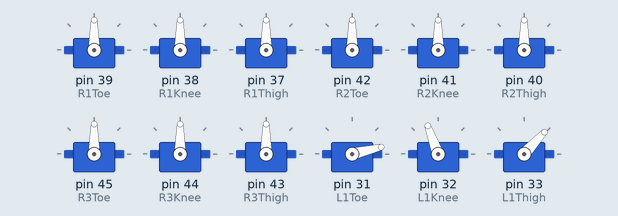
The sketch below on a simulated Arduino Mega 2560, built with avr-gcc and run on an emulated ATmega2560. Shown: 12 × servo.

Above: at 0.31 s.
At 0.7 s:
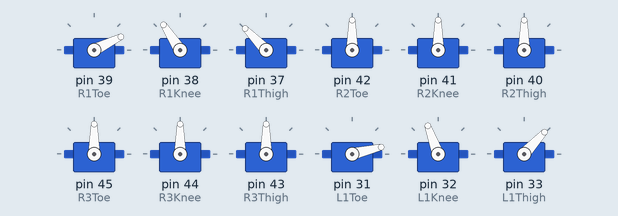
At 8.03 s:
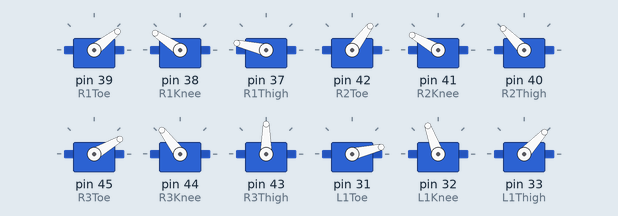
At 16.3 s:
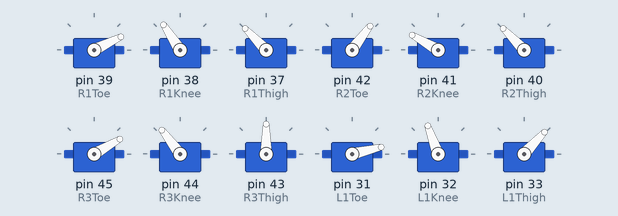
At 25.77 s:
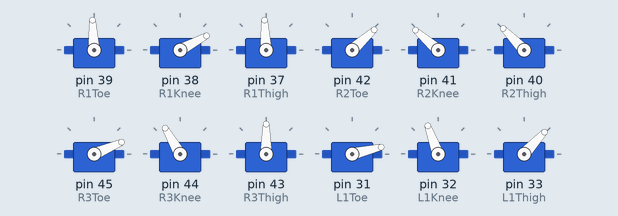
At 37.9 s:
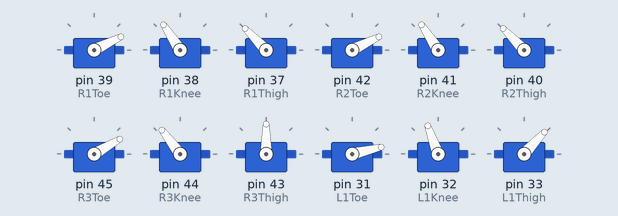
Timing chart, 0 to 40.0 s (numbered marks = the images above):
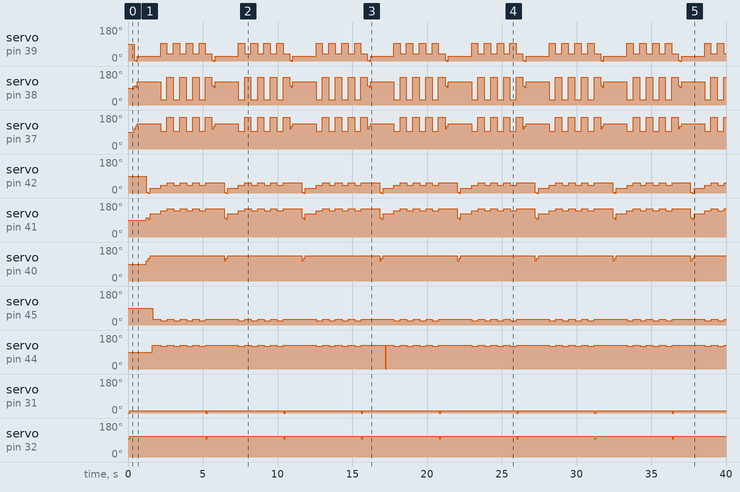

Measured:
- by itself, servo on pin 40 (R2Thigh): repeats every 5.2 s: 120° 0.12 s, 134° 5.0 s, 106° 0.12 s
- by itself, servo on pin 45 (R3Toe): repeats every 5.2 s: 2 × (23° 0.43 s, 30° 0.44 s), 23° 0.42 s, 30° 0.42 s, 23° 0.44 s, 30° 2.2 s
- by itself, servo on pin 31 (L1Toe): alternates 13° for 5.1 s and 0° for 0.11 s
- by itself, servo on pin 32 (L1Knee): alternates 110° for 5.1 s and 96° for 0.11 s
- by itself, servo on pin 33 (L1Thigh): repeats every 5.2 s: 47° 5.0 s, 77° 0.11 s, 62° 0.10 s
- by itself, servo on pin 44 (R3Knee): 90° → 127° at 1.6 s, → 120° 0.55 s later, → 127° 0.43 s later, → 120° 0.44 s later, … (63 changes in this stretch)
- by itself, servo on pin 42 (R2Toe): repeats every 5.2 s: 0° 0.12 s, 26° 0.72 s, 2 × (42° 0.43 s, 53° 0.44 s), 42° 0.42 s, 53° 0.42 s, 42° 0.44 s, 53° 1.2 s, 5° 0.12 s

The sketch:

Fever.ino
```cpp
 #include<Servo.h>

Servo R1Toe, R1Knee, R1Thigh,
      R2Toe, R2Knee, R2Thigh,
      R3Toe, R3Knee, R3Thigh,
      L1Toe, L1Knee, L1Thigh,
      L2Toe, L2Knee, L2Thigh,
      L3Toe, L3Knee, L3Thigh;


#define MOVE_HEXY_SIZE 248


void setup() {
  // put your setup code here, to run once:
  R1Toe.attach(39);
  R1Knee.attach(38);
  R1Thigh.attach(37);
  R2Toe.attach(42);
  R2Knee.attach(41);
  R2Thigh.attach(40);
  R3Toe.attach(45);
  R3Knee.attach(44);
  R3Thigh.attach(43);
  L1Toe.attach(31);
  L1Knee.attach(32);
  L1Thigh.attach(33);
  L2Toe.attach(28);
  L2Knee.attach(29);
  L2Thigh.attach(30);
  L3Toe.attach(22);
  L3Knee.attach(23);
  L3Thigh.attach(24);
}

void loop() {
  // put your main code here, to run repeatedly:
  move_hexy();
}
const  uint16_t move_hexy_time[MOVE_HEXY_SIZE] = {
0, 1, 2, 4, 5, 6, 106, 108, 109, 110, 111, 112, 215, 216, 403, 405, 406, 407, 409, 410, 517, 518, 519, 520, 521, 522, 625, 626, 627, 627, 628, 629, 808, 809, 810, 811, 812, 813, 914, 915, 917, 918, 920, 921, 1033, 1034, 1218, 1219, 1221, 1223, 1224, 1225, 1339, 1341, 1343, 1345, 1346, 1347, 1463, 1464, 1465, 1467, 1469, 1471, 1633, 1636, 1638, 1639, 1640, 1641, 1641, 1642, 2145, 2147, 2148, 2149, 2151, 2152, 2163, 2166, 2168, 2171, 2173, 2175, 2176, 2178, 2181, 2182, 2183, 2184, 2185, 2186, 2186, 2187, 2580, 2581, 2582, 2583, 2585, 2586, 2594, 2596, 2599, 2602, 2604, 2605, 2606, 2608, 2609, 2610, 2610, 2611, 2612, 2613, 2613, 2614, 3010, 3012, 3013, 3014, 3016, 3017, 3027, 3029, 3032, 3036, 3038, 3040, 3042, 3043, 3045, 3046, 3047, 3048, 3049, 3050, 3051, 3052, 3439, 3441, 3442, 3443, 3444, 3445, 3455, 3458, 3461, 3465, 3467, 3469, 3471, 3472, 3473, 3474, 3475, 3476, 3477, 3478, 3479, 3480, 3874, 3876, 3877, 3879, 3880, 3882, 3891, 3893, 3897, 3899, 3902, 3904, 3907, 3908, 3910, 3910, 3911, 3912, 3913, 3914, 3915, 3915, 4307, 4309, 4310, 4310, 4312, 4313, 4319, 4321, 4323, 4325, 4328, 4330, 4331, 4333, 4334, 4335, 4336, 4336, 4337, 4338, 4339, 4339, 4731, 4732, 4734, 4735, 4736, 4737, 4745, 4747, 4749, 4751, 4753, 4755, 4756, 4757, 4758, 4759, 4760, 4760, 4761, 4761, 4762, 4763, 5160, 5162, 5163, 5165, 5167, 5168, 5176, 5178, 5180, 5183, 5185, 5188, 5190, 5192, 5193, 5194, 5195, 5196, 5196, 5197, 5198, 5199};

const  uint8_t move_hexy_servo[MOVE_HEXY_SIZE] = {
6, 6, 5, 5, 7, 7, 6, 6, 5, 5, 7, 7, 7, 7, 25, 25, 26, 26, 24, 24, 25, 25, 26, 26, 24, 24, 25, 25, 26, 26, 24, 24, 10, 10, 9, 9, 11, 11, 10, 10, 9, 9, 11, 11, 11, 11, 21, 21, 22, 22, 20, 20, 21, 21, 22, 22, 20, 20, 21, 21, 22, 22, 20, 20, 17, 17, 14, 18, 14, 18, 13, 13, 25, 25, 26, 26, 24, 24, 10, 10, 14, 9, 14, 9, 13, 21, 13, 21, 17, 22, 17, 22, 18, 18, 25, 25, 26, 26, 24, 24, 10, 10, 14, 9, 14, 9, 21, 13, 21, 13, 22, 17, 22, 17, 18, 18, 25, 25, 26, 26, 24, 24, 10, 10, 14, 9, 14, 9, 13, 21, 13, 21, 17, 22, 17, 22, 18, 18, 25, 25, 26, 26, 24, 24, 10, 10, 14, 9, 14, 21, 9, 13, 21, 17, 13, 22, 17, 22, 18, 18, 25, 25, 26, 26, 24, 24, 10, 10, 9, 14, 9, 14, 21, 13, 21, 13, 17, 22, 17, 22, 18, 18, 25, 25, 26, 26, 24, 24, 10, 10, 9, 14, 9, 14, 21, 13, 21, 13, 17, 22, 17, 22, 18, 18, 25, 25, 26, 26, 24, 24, 10, 10, 14, 9, 14, 21, 9, 13, 21, 13, 17, 22, 17, 22, 18, 18, 25, 25, 26, 26, 24, 24, 10, 10, 14, 9, 14, 21, 9, 13, 21, 17, 13, 22, 17, 22, 18, 18};

const  uint8_t move_hexy_pos[MOVE_HEXY_SIZE] = {
1816 , 153 , 1816 , 53 , 1816 , 134 , 153 , 168 , 53 , 68 , 134 , 118 , 118 , 103 , 1816 , 160 , 1816 , 60 , 1816 , 164 , 160 , 151 , 60 , 51 , 164 , 178 , 151 , 181 , 51 , 81 , 178 , 193 , 1816 , 153 , 1816 , 53 , 1816 , 134 , 153 , 168 , 53 , 68 , 134 , 118 , 118 , 103 , 1816 , 160 , 1816 , 60 , 1816 , 164 , 160 , 151 , 60 , 51 , 164 , 178 , 151 , 181 , 51 , 81 , 178 , 193 , 1816 , 185 , 1816 , 1816 , 185 , 85 , 1816 , 85 , 181 , 83 , 81 , 150 , 193 , 150 , 168 , 198 , 185 , 68 , 178 , 98 , 85 , 181 , 78 , 198 , 185 , 81 , 178 , 98 , 85 , 78 , 83 , 205 , 150 , 94 , 150 , 227 , 198 , 209 , 178 , 98 , 185 , 109 , 198 , 78 , 209 , 85 , 98 , 178 , 109 , 185 , 78 , 85 , 205 , 83 , 94 , 150 , 227 , 150 , 209 , 198 , 185 , 109 , 178 , 98 , 85 , 209 , 78 , 198 , 185 , 109 , 178 , 98 , 85 , 78 , 83 , 205 , 150 , 94 , 150 , 227 , 198 , 209 , 178 , 98 , 185 , 198 , 109 , 78 , 209 , 178 , 85 , 98 , 185 , 109 , 78 , 85 , 205 , 83 , 94 , 150 , 227 , 150 , 209 , 198 , 109 , 185 , 98 , 178 , 209 , 85 , 198 , 78 , 185 , 109 , 178 , 98 , 85 , 78 , 83 , 205 , 150 , 94 , 150 , 227 , 198 , 209 , 98 , 178 , 109 , 185 , 198 , 78 , 209 , 85 , 178 , 98 , 185 , 109 , 78 , 85 , 205 , 83 , 94 , 150 , 227 , 150 , 209 , 198 , 185 , 109 , 178 , 209 , 98 , 85 , 198 , 78 , 185 , 109 , 178 , 98 , 85 , 78 , 83 , 205 , 150 , 94 , 150 , 227 , 198 , 209 , 178 , 98 , 185 , 198 , 109 , 78 , 209 , 178 , 85 , 98 , 185 , 109 , 78 , 85 };


void move_hexy() {
  int startTime = millis();
  int currentTime = 0;
  int last_update = 0;
  for (int i = 0; i < MOVE_HEXY_SIZE; i++) {
    delayMicroseconds(10);
    currentTime = millis() - startTime;
    uint16_t move_time = move_hexy_time[i];
    while (currentTime < move_time) {
      delayMicroseconds(10);
      currentTime = millis() - startTime;
    }
    uint8_t servo_time = move_hexy_servo[i];
    uint8_t servo_pos  = move_hexy_pos[i];
    changeServo(servo_time, servo_pos * 10);
    last_update = currentTime;
  }
}
//Move Size is 100 bytes
//Run this move by using:
// move_hexy()
void changeServo(int servoTime, int servoAngle) {
  switch (servoTime) {
    case 24: R1Thigh.writeMicroseconds(servoAngle);
      break;
    case 25: R1Knee.writeMicroseconds(servoAngle);
      break;
    case 26: R1Toe.writeMicroseconds(servoAngle);
      break;
    case 20: R2Thigh.writeMicroseconds(servoAngle);
      break;
    case 21: R2Knee.writeMicroseconds(servoAngle);
      break;
    case 22: R2Toe.writeMicroseconds(servoAngle);
      break;
    case 16: R3Thigh.writeMicroseconds(servoAngle);
      break;
    case 17: R3Knee.writeMicroseconds(servoAngle);
      break;
    case 18: R3Toe.writeMicroseconds(servoAngle);
      break;
    case 7: L1Thigh.writeMicroseconds(servoAngle);
      break;
    case 6: L1Knee.writeMicroseconds(servoAngle);
      break;
    case 5: L1Toe.writeMicroseconds(servoAngle);
      break;
    case 11:  L2Thigh.writeMicroseconds(servoAngle);
      break;
    case 10:  L2Knee.writeMicroseconds(servoAngle);
      break;
    case 9: L2Toe.writeMicroseconds(servoAngle);
      break;

    case 15 : L3Thigh.writeMicroseconds(servoAngle);
      break;
    case 14: L3Knee.writeMicroseconds(servoAngle);
      break;
    case 13: L3Toe.writeMicroseconds(servoAngle);
      break;
  }
}
```
